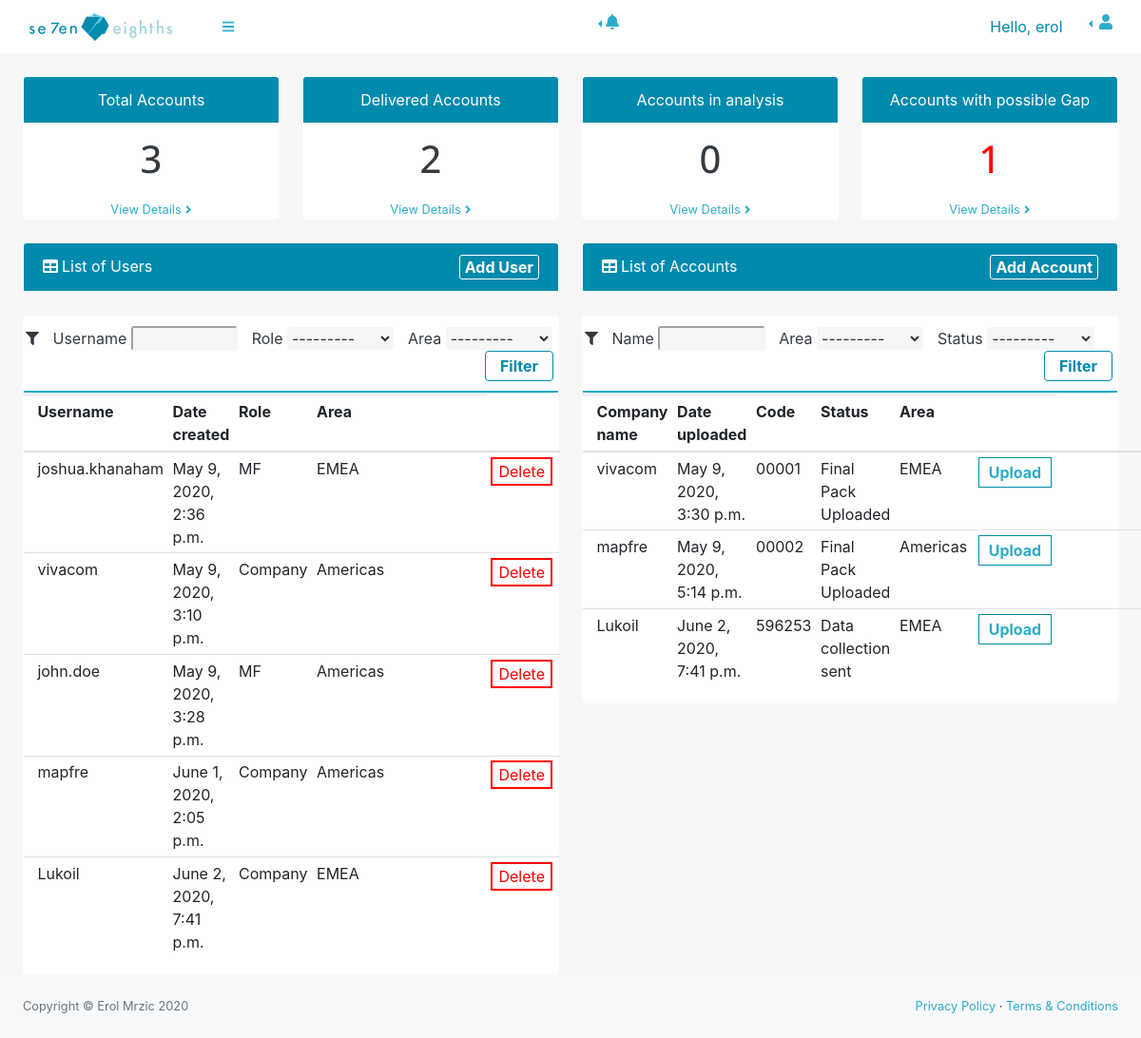
Before: / (signed in) with the older database file.
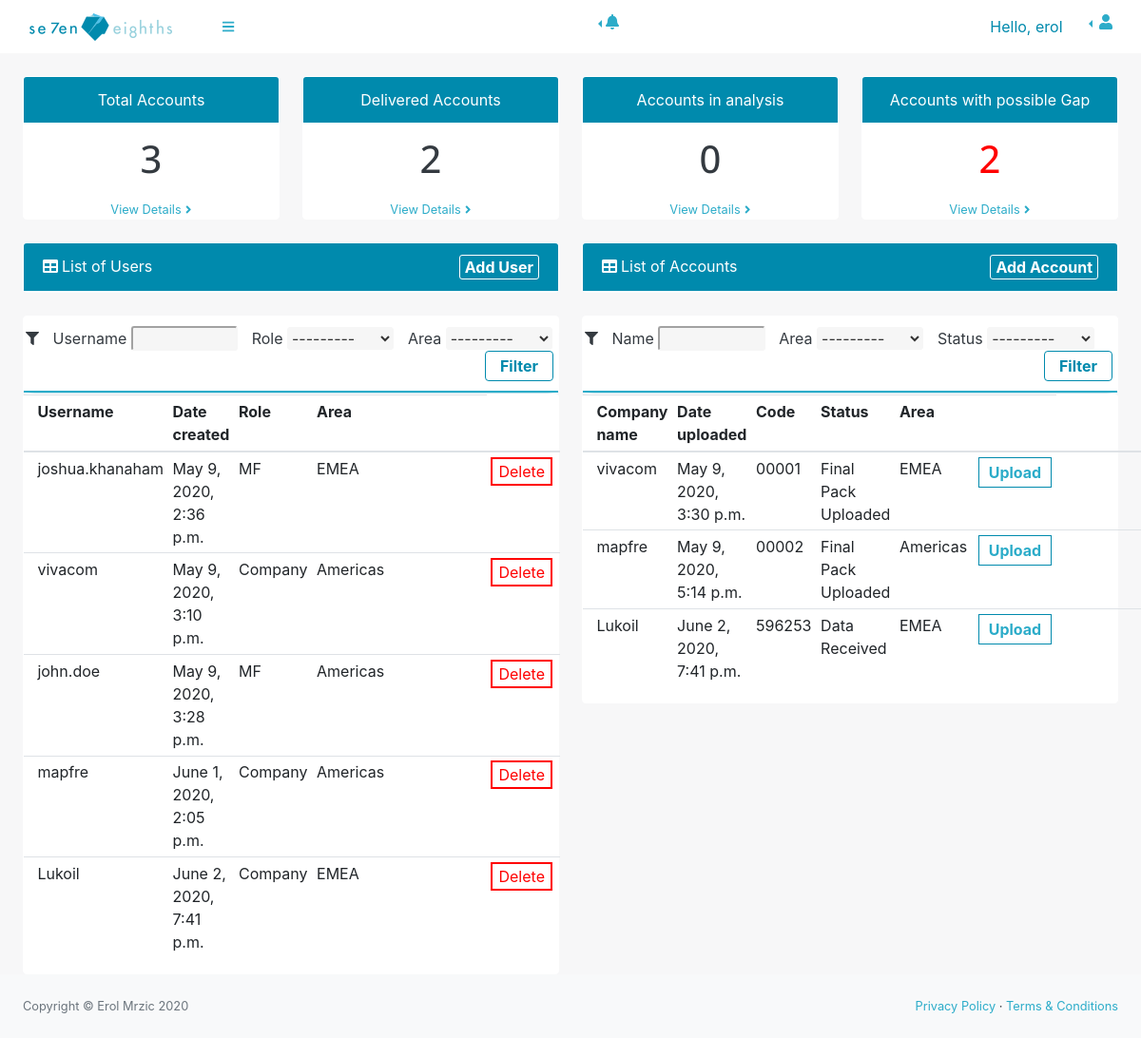
After: the same page with the newer database file.
### base/models.py (models this page shows, shortened)
class Account(models.Model):
    AREAS = (
        ('EMEA', 'EMEA'),
        ('Americas', 'Americas'),
    )
    GAP = (
        ('YES', 'YES'),
        ('NO', 'NO'),
    )
    STATUS = (
        ('Data collection sent', 'Data collection sent'),
        ('Data Received', 'Data Received'),
        ('Analysis', 'Analysis'),
        ('Final Pack Uploaded', 'Final Pack Uploaded'),
    )
    username = models.ForeignKey(
        Access, blank=True,  null=True, on_delete=models.DO_NOTHING)
    name = models.CharField(max_length=30)
    code = models.CharField(max_length=30)
    dateReceived = models.DateTimeField(auto_now_add=True)
    dateUploaded = models.DateTimeField(auto_now_add=True)
    status = models.CharField(
        max_length=30, blank=True, null=True, choices=STATUS)
    area = models.CharField(max_length=10, choices=AREAS)
    finalPack = models.FileField(null=True, blank=True)
    notes = models.TextField(null=True, blank=True)
    gap = models.CharField(max_length=30, blank=True, null=True, choices=GAP)

### base/decorators.py (the view)
    def wrapper_func(request, *args, **kwargs):
        group = None
        if request.user.groups.exists():
            group = request.user.groups.all()[0].name
        if group == 'MF':
            return redirect('listAccounts')
        if group == 'Company':
            return redirect('uploadDownload')
        if group == 'admin':
            return view_func(request, *args, **kwargs)
        else:
            return HttpResponse('You are not authorised to view this page')

### base/templatetags/groupFilter.py (called while the page is built)
@register.filter(name='has_group')
def has_group(user, group_name):
    return user.groups.filter(name=group_name).exists()

### base/views.py (called while the page is built)
@login_required(login_url='welcome')
@home_pages
def home(request):
    accounts = Account.objects.all()
    users = Access.objects.all()
    total_accounts = accounts.count()
    delivered = accounts.filter(status='Final Pack Uploaded').count()
    analysis = accounts.filter(status='Analysis').count()
    gap = accounts.filter(gap='YES').count()
    myAccessFilter = AccessFilter(request.GET, queryset=users)
    users = myAccessFilter.qs
    myAccountFilter = AccountFilter(request.POST, queryset=accounts)
    accounts = myAccountFilter.qs
    context = {'accounts': accounts, 'users': users,
               'myAccessFilter': myAccessFilter, 'myAccountFilter': myAccountFilter,
               'total_accounts': total_accounts, 'delivered': delivered, 'analysis': analysis, 'gap': gap}
    return render(request, 'base/tech/techPanel.html', context)

### base/templates/base/tech/techPanel.html (shortened to what the changed rows need)
{% extends 'base/tech/techSidenav.html' %} {% block content %} {%block body %}
<body class="sb-nav-fixed sb-sidenav-toggled">
  {% endblock %}
  {% load static %}
  {% load widget_tweaks %}
  <div id="layoutSidenav_content">
    <main>
      <div class="container-fluid">
        <div class="row">
          <div class="col-xl-3 col-md-6">
            <div class="card text-center mb-4">
              <div class="card-footer bg-white text-center">
                <h1>{{total_accounts}}</h1>
              </div>
            </div>
          </div>
          <div class="col-xl-3 col-md-6">
            <div class="card text-center mb-4">
              <div class="card-footer bg-white text-center">
                <h1>{{delivered}}</h1>
              </div>
            </div>
          </div>
          <div class="col-xl-3 col-md-6">
            <div class="card text-center mb-4">
              <div class="card-footer bg-white text-center">
                <h1>{{analysis}}</h1>
              </div>
            </div>
          </div>
          <div class="col-xl-3 col-md-6">
            <div class="card text-center mb-4">
              <div class="card-footer bg-white text-center" style="color: red;">
                <h1> {{gap}} </h1>
              </div>
            </div>
          </div>
        </div>
        <div class="row">
          <div class="col-xl-6">
            <div class="card card-body">
              <table id="userTable" class="table table-sm">
                <tr>
                  <th></th>
                  <th>Username</th>
                  <th>Date created</th>
                  <th>Role</th>
                  <th>Area</th>
                  <th></th>
                </tr>
              </table>
            </div>
          </div>
          <div class="col-xl-6">
            <div class="card card-body">
              <table id="accountTable" class="table table-sm">
                <tr>
                  <th></th>
                  <th>Company name</th>
                  <th>Date uploaded</th>
                  <th>Code</th>
                  <th>Status</th>
                  <th>Area</th>
                  <th></th>
                </tr>
                <tbody>
                  {% for account in accounts %}
                  <tr>
                    <td></td>
                    <td>{{account.name}}</td>
                    <td>{{account.dateUploaded}}</td>
                    <td>{{account.code}}</td>
                    <td id="status">{{account.status}}</td>
                    <td>{{account.area}}</td>
                    <td id="uploadBtn" class="hide"><a type="button" href="{% url 'finalPack' account.name %}"
                        style="margin-left: 2px;">Upload</td>
                  </tr>
                  {% endfor %}
                </tbody>
              </table>
            </div>
          </div>
        </div>
    </main>
  </div>
  {% endblock %}

Changed rows visible on the page:
changed Account "Lukoil": status "Data collection sent" → "Data Received"
Other visible differences:
{{ gap }}: "1" → "2"
